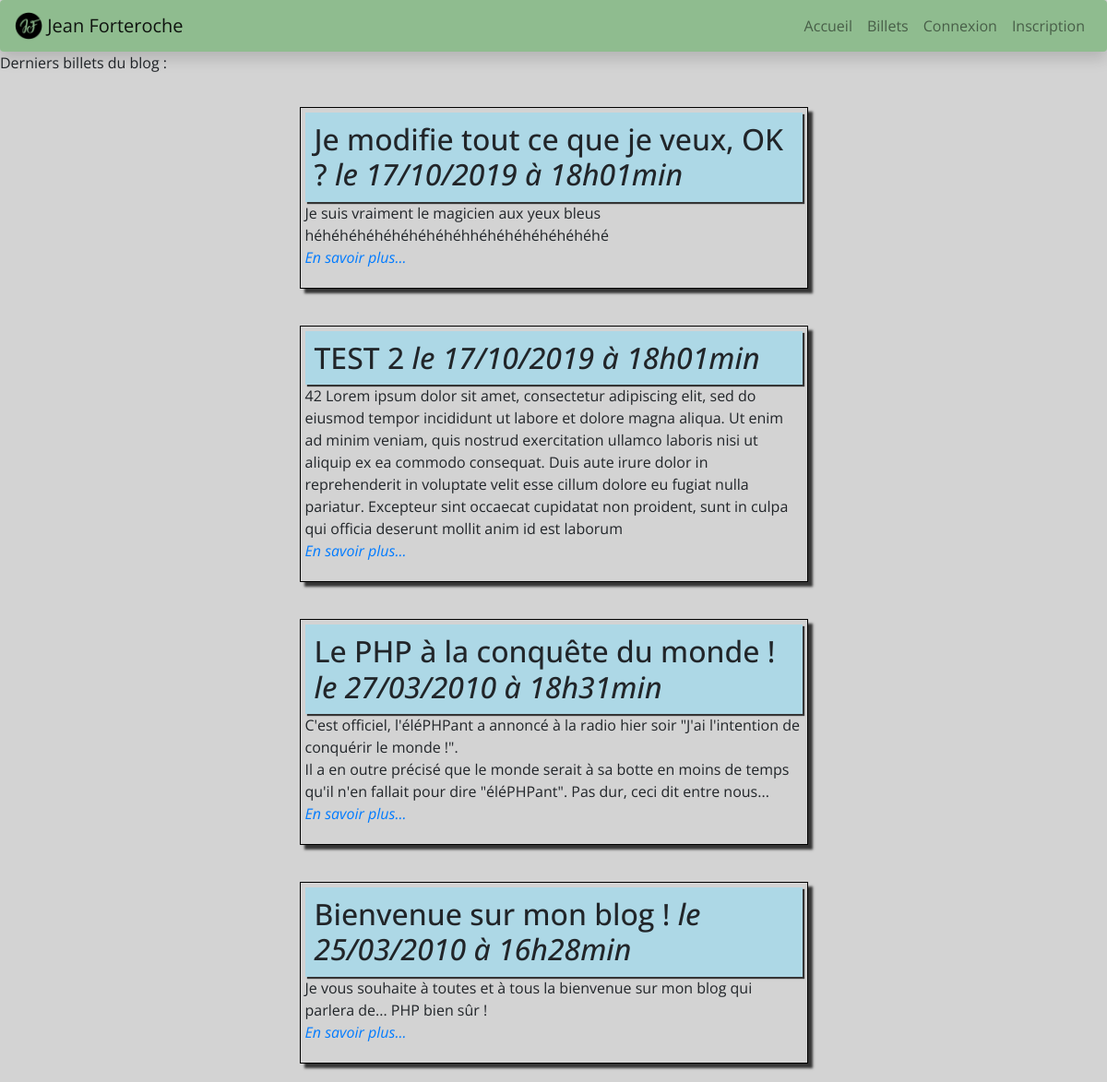
Before: / with the older database file.
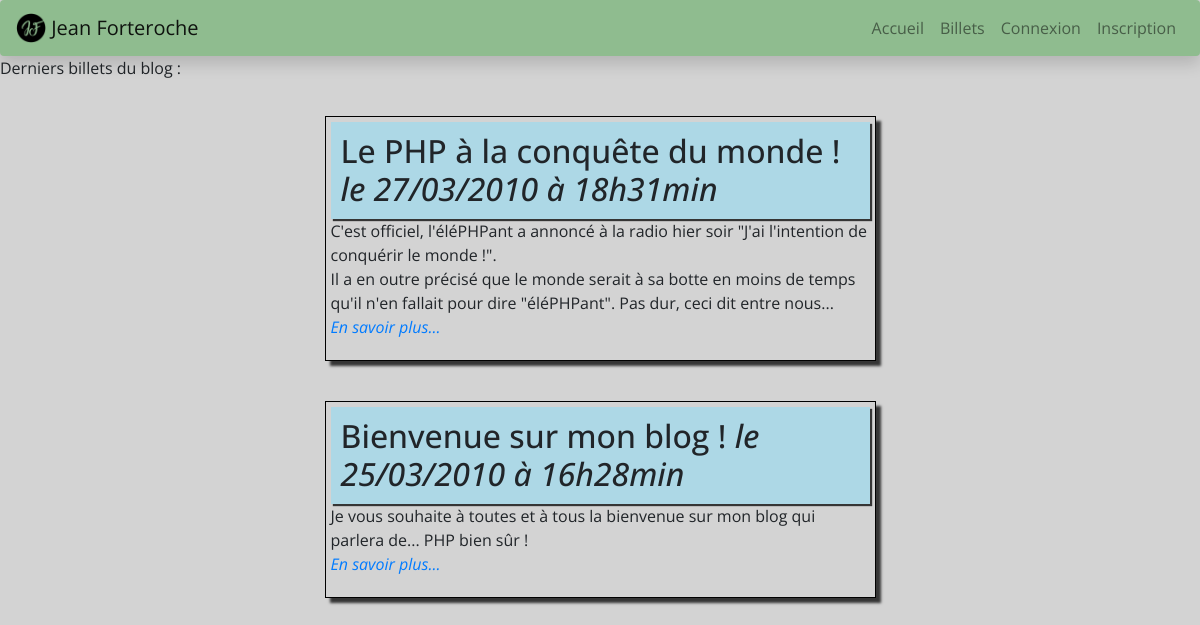
After: the same page with the newer database file.
### tables this page shows
CREATE TABLE `posts` (
  `id` int(11) NOT NULL,
  `title` varchar(255) NOT NULL,
  `content` text NOT NULL,
  `creation_date` datetime NOT NULL
);

### Controller/postController.php (called while the page is built, shortened)
<?php
require_once('./Model/PostManager.php');
class PostController
{
	function __construct()
	{
		$this->postManager = new PostManager();
	}
	public function listPosts()
	{
		$posts = $this->getPosts();
		require_once('view/listPostsView.php');
	}
	public function getPosts()
	{
		$posts = $this->postManager->getPosts();
		return $posts;
	}
}

### Model/Manager.php (called while the page is built, shortened)
<?php
class Manager
{
	function __construct()
	{
			$this->db = $this->dbConnect();
	}
    protected function dbConnect()
    {
        $db = new PDO('mysql:host=localhost;dbname=localhost;charset=utf8', 'root', '');
        return $db;
	}
}

### Model/PostManager.php (called while the page is built, shortened)
<?php
require_once('Manager.php');
class PostManager extends Manager
{
    public function getPosts()
    {
        $req = $this->db->query('SELECT id, title, content, DATE_FORMAT(creation_date, \'%d/%m/%Y à %Hh%imin\') AS creation_date_fr FROM posts ORDER BY creation_date DESC LIMIT 0, 5');
		$posts = $req->fetchAll();
        return $posts;
    }
}

### View/listPostsView.php (the view, shortened to what this page needs)
<p>Derniers billets du blog :</p>
<?php
foreach ($posts as $post )
{
?>
    <div class="post">
		<div class="ticket">
			<h2>
				<?= htmlspecialchars($post['title']) ?>
				<em>le <?= $post['creation_date_fr'] ?></em>
			</h2>
			<p>
				<?= nl2br(htmlspecialchars($post['content'])) ?>
				<br />
				<em><a href="<?=$GLOBALS['websitePath']?>/post/<?=$post['id']?>">En savoir plus...</a></em>
			</p>
		</div>
    </div>
<?php
}
$content = ob_get_clean();
require_once('template.php'); ?>

### index.php (shortened to what this page needs)
<?php
require_once('Controller/postController.php');
require_once('Model/Manager.php');
$URL = explode('/',$_SERVER['REQUEST_URI']);
array_shift($URL);
array_shift($URL);
try {
	if (empty($URL[0]))
	{
		$postController = new postController();
		$postController->listPosts();
	}
}
catch(Exception $e) {
	require_once('view/errorView.php');
}

### View/template.php (shortened to what this page needs)
<!DOCTYPE html>
<html>
    <head>
		<link rel="stylesheet" href="https://cdnjs.cloudflare.com/ajax/libs/Trumbowyg/2.19.1/ui/trumbowyg.min.css">
		<link rel="stylesheet" href="https://stackpath.bootstrapcdn.com/bootstrap/4.3.1/css/bootstrap.min.css">
		<link href="<?=$GLOBALS['websitePath']?>/Public/style.css" rel="stylesheet" />
    </head>
    <body>
	<nav class="navbar navbar-expand-lg navbar-light brand-bg bottom-gold sticky-top shadow rounded">
		<a class="navbar-brand" href="<?=$GLOBALS['websitePath']?>">
			<img src="<?=$GLOBALS['websitePath']?>/Public/logo-jf.png" width="30" height="30" class="d-inline-block align-top" alt="">
			Jean Forteroche
		</a>
		<ul class="navbar-nav">
			<li class=" nav-item">
				<a class="nav-link" href="<?=$GLOBALS['websitePath']?>">Accueil</a>
			</li>
			<li class="nav-item">
				<a class="nav-link" href="<?=$GLOBALS['websitePath']?>">Billets</a>
			</li>
			<?php if(isset($_SESSION['connected']) && $_SESSION['connected']) {
				if (isset($_SESSION['rank']) && $_SESSION['rank'] == 1)
				{ ?>
			<li class="nav-item">
				<a class="nav-link" href="<?=$GLOBALS['websitePath']?>/adminPanel">Panneau d'administration</a>
			</li>
				<?php	} ?>
			<li class="nav-item">
				<a class="nav-link" href="<?=$GLOBALS['websitePath']?>/logout">Deconnexion</a>
			</li>
			<?php } else {?>
			<li class="nav-item">
				<a class="nav-link" href="<?=$GLOBALS['websitePath']?>/login">Connexion</a>
			</li>
			<li class="nav-item">
				<a class="nav-link" href="<?=$GLOBALS['websitePath']?>/register">Inscription</a>
			</li>
			<?php } ?>
		</ul>
	</nav>
        <?= $content ?>
    </body>
</html>

### Public/style.css (style rules this page uses)
body { background:lightgrey; font-family: 'Open Sans', sans-serif; }
* { box-sizing: border-box; -moz-box-sizing: border-box; -webkit-box-sizing: border-box; }
.post { margin:auto; display:flex; flex-direction:column; width:50%; padding:10px; }
.ticket { width:95%; margin: 10px auto; padding:5px; border:1px black solid; box-shadow: 5px 5px 2.5px 0px rgba(0,0,0,0.75); overflow:hidden; }
h2 { width:100%; padding:10px; background:lightblue; box-shadow: 2px 2px 1px 0px rgba(0,0,0,0.75); }
.navbar { justify-content: space-between; background:darkseagreen; }
.ticket>h2 { margin:auto; }

Changed rows visible on the page:
removed posts: title "Je modifie tout ce que je veux, OK ?", creation_date_fr "17/10/2019 à 18h01min", content "Je suis vraiment le magicien aux yeux bleus héhéhéhéhéhéhéhéhéhhéhéhéhéhéhéhéhé"
removed posts: title "TEST 2", creation_date_fr "17/10/2019 à 18h01min", content "42 Lorem ipsum dolor sit amet, consectetur adipiscing elit, sed do eiusmod tempor incididunt ut labore et dolore magna aliqua. Ut enim ad minim veniam, quis nostrud exercitation ullamco laboris nisi ut aliquip ex ea commodo consequat. Duis aute irure dolor in reprehenderit in voluptate velit esse cillum dolore eu fugiat nulla pariatur. Excepteur sint occaecat cupidatat non proident, sunt in culpa qui officia deserunt mollit anim id est laborum"
